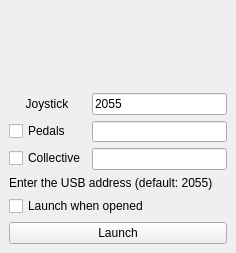
<?xml version="1.0" encoding="UTF-8"?>
<ui version="4.0">
 <class>LauncherWindow</class>
 <widget class="QMainWindow" name="LauncherWindow">
  <property name="geometry">
   <rect>
    <x>0</x>
    <y>0</y>
    <width>236</width>
    <height>253</height>
   </rect>
  </property>
  <property name="minimumSize">
   <size>
    <width>236</width>
    <height>253</height>
   </size>
  </property>
  <property name="maximumSize">
   <size>
    <width>236</width>
    <height>253</height>
   </size>
  </property>
  <property name="windowTitle">
   <string>TelemFFB MultiLauncher</string>
  </property>
  <widget class="QWidget" name="centralwidget">
   <layout class="QVBoxLayout" name="verticalLayout">
    <item>
     <widget class="QWidget" name="logowidget" native="true">
      <property name="minimumSize">
       <size>
        <width>218</width>
        <height>82</height>
       </size>
      </property>
      <property name="maximumSize">
       <size>
        <width>218</width>
        <height>82</height>
       </size>
      </property>
      <widget class="QLabel" name="image_label">
       <property name="geometry">
        <rect>
         <x>0</x>
         <y>0</y>
         <width>218</width>
         <height>82</height>
        </rect>
       </property>
       <property name="minimumSize">
        <size>
         <width>218</width>
         <height>82</height>
        </size>
       </property>
       <property name="text">
        <string notr="true"/>
       </property>
       <property name="pixmap">
        <pixmap>image/vpforcelogo.png</pixmap>
       </property>
      </widget>
     </widget>
    </item>
    <item>
     <layout class="QFormLayout" name="formLayout_2">
      <item row="0" column="0">
       <widget class="QLabel" name="label">
        <property name="text">
         <string>     Joystick</string>
        </property>
       </widget>
      </item>
      <item row="0" column="1">
       <widget class="QLineEdit" name="tb_joystick">
        <property name="text">
         <string>2055</string>
        </property>
       </widget>
      </item>
      <item row="1" column="0">
       <widget class="QCheckBox" name="cb_pedals">
        <property name="text">
         <string>Pedals</string>
        </property>
       </widget>
      </item>
      <item row="1" column="1">
       <widget class="QLineEdit" name="tb_pedals"/>
      </item>
      <item row="2" column="0">
       <widget class="QCheckBox" name="cb_collective">
        <property name="text">
         <string>Collective</string>
        </property>
       </widget>
      </item>
      <item row="2" column="1">
       <widget class="QLineEdit" name="tb_collective"/>
      </item>
     </layout>
    </item>
    <item>
     <widget class="QLabel" name="label_2">
      <property name="text">
       <string>Enter the USB address (default: 2055)</string>
      </property>
     </widget>
    </item>
    <item>
     <widget class="QCheckBox" name="cb_autolaunch">
      <property name="text">
       <string>Launch when opened</string>
      </property>
     </widget>
    </item>
    <item>
     <widget class="QPushButton" name="b_launch">
      <property name="text">
       <string>Launch</string>
      </property>
     </widget>
    </item>
   </layout>
  </widget>
 </widget>
 <resources/>
 <connections/>
</ui>
